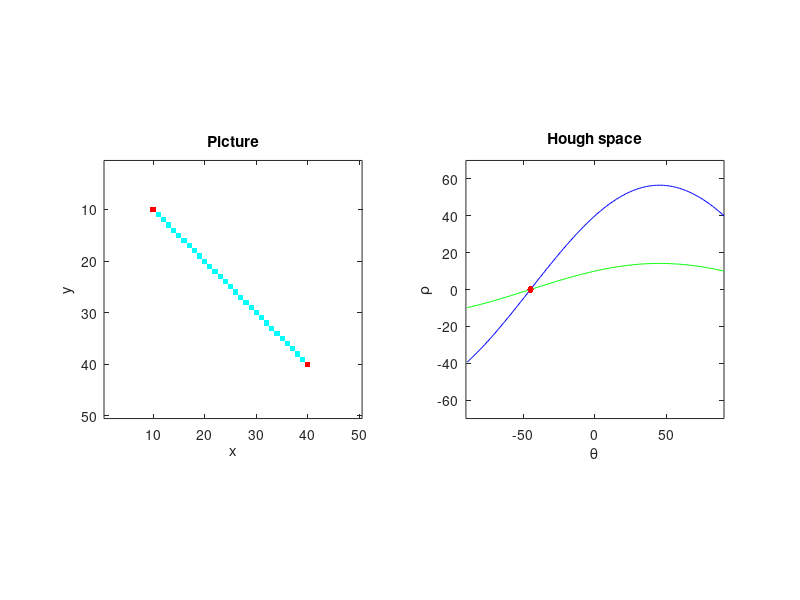

MATLAB code to generate this figure:
close all;clc;clear;
% RGB = imread('gantrycrane.png');
% I  = im2gray(RGB);
% BW = edge(I,'canny');
% [H,T,R] = hough(BW,'RhoResolution',0.5,'Theta',-90:0.5:89);
BW=zeros(50,50,'uint8');
% BW(10:40,10)=1;
% BW(10:40,40)=1;
% BW(10,10:40)=1;
% BW(40,10:40)=1;
BW(10,10)=1;
BW(40,40)=1;
% BW(10,40)=1;
% BW(40,10)=1;

[H,T,R] = hough(BW);
subplot(1,2,1);
image=255*ones(50,50,3,'uint8');
image(:,:,2:3)=image(:,:,2:3)-BW*255;
for i= 11:39
    image(i,i,:)=[0,255,255];
end
imshow(image);
title('Picture');
xlabel('x'), ylabel('y');
axis on%, axis equal
hold on;
mx=max(max(H));% find the max score location
[y,x]=find(H==mx);
subplot(1,2,2);
% imshow(imadjust(rescale(H)),'XData',T,'YData',R,...
%       'InitialMagnification','fit');
% imshow(imadjust(rescale(H)));
% title('Hough space');
% xlabel('\theta'), ylabel('\rho');
% axis on%, axis equal, %hold on;
%colormap(gca,hot);

% hspace=ones(140,180,3,'uint8')*255;
% for i=0:179
%     y1=round(10*cosd(i)+10*sind(i));
%     y2=round(40*cosd(i)+40*sind(i));
%     hspace(70+y1,i+1,:)=[0,255,0];
%     hspace(70+y2,i+1,:)=[0,0,255];
% end
% 
% for i=69:71
%     for j=134:136
%         hspace(i,j,:)=[255,0,0];
%     end
% end
theta=-89:90;
y1=10.*cosd(theta)+10.*sind(theta);
y2=40.*cosd(theta)+40.*sind(theta);

plot(theta,y1,'g',theta,y2,'b',-45,0,'r.',"MarkerSize",15)
title('Hough space');
xlabel('\theta'), ylabel('\rho');
axis on, axis square
xlim([-90 90])
ylim([-70 70])
